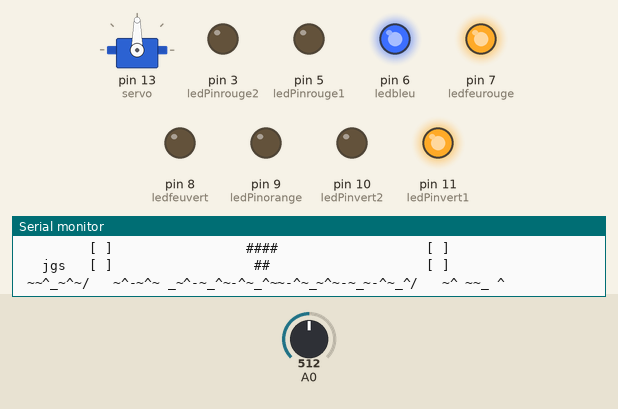
Simulated run of this sketch. Board: Arduino Uno, built with avr-gcc and run on an emulated ATmega328P. Shown: servo, output pins drawn as LEDs (lit = HIGH), the last lines printed to the serial monitor. Dashed ring = blinking. Inputs (shaded band) come from the test bench; at power-on: A0 = 512.

Above: at 1.2 s.
1.3 s: A0 set to 1023
At 3.0 s:
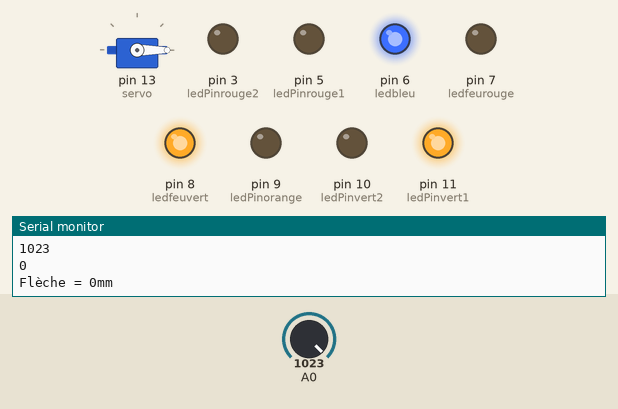
3.3 s: A0 set to 1009
At 5.2 s:
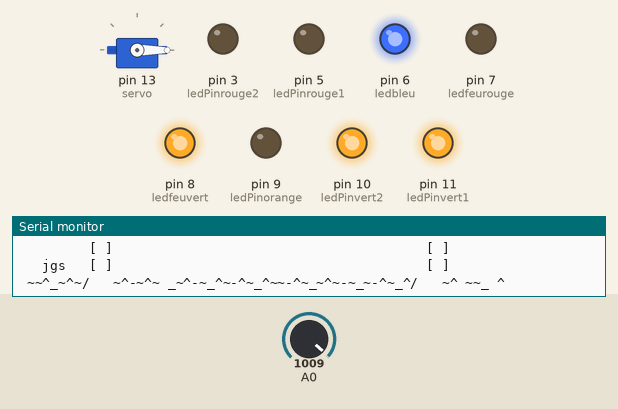
5.7 s: A0 set to 900
At 8.3 s:
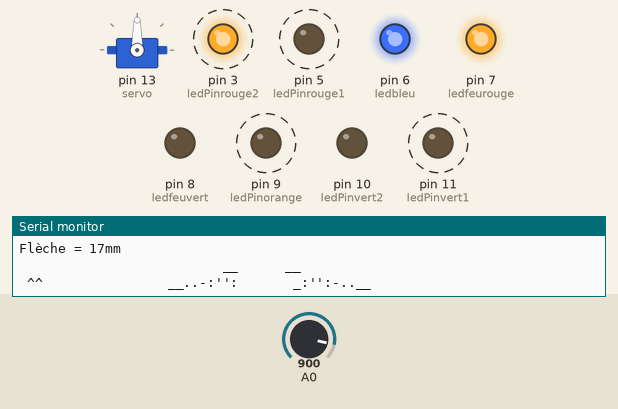
Timing chart, 0 to 15.3 s (numbered marks = the images above; inputs shaded):
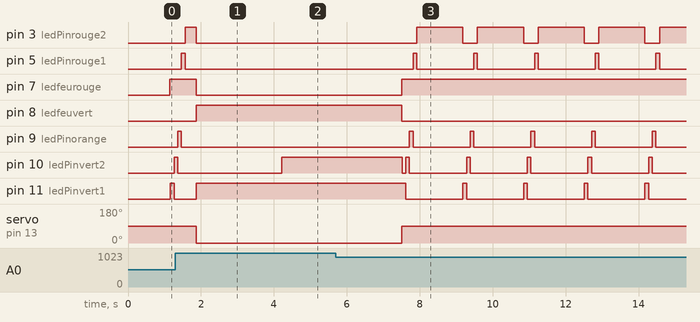

Measured:
- the behaviour switches between 1010 and 1009 on A0 (found by bisection; images 1 and 2)
- after the input at 1.3 s, pin 7 (ledfeurouge): HIGH → LOW after 0.57 s; pin 8 (ledfeuvert): LOW → HIGH after 0.57 s; pin 10 (ledPinvert2): goes on until 1.4 s, then stays LOW; servo on pin 13 (servo): 90° → 0° after 0.57 s
- after the input at 3.3 s, pin 10 (ledPinvert2): LOW → HIGH after 0.91 s
- after the input at 5.7 s, pin 3 (ledPinrouge2): alternates HIGH for 1.3 s and LOW for 0.40 s, starting after 2.2 s; pin 5 (ledPinrouge1): alternates HIGH for 0.10 s and LOW for 1.6 s, starting after 2.1 s

The sketch:

Programme_Ard1_Fleche_Feu_Servo.ino
```cpp
#include <Servo.h>
#include "Servo.h"
//#include <Wire.h>  // inclure la bibliothèque permettant la communication par le protocole I2C
//#include "rgb_lcd.h" // inclure la bibliothèque pour l'écran LCD

// Informations LEDS
int ledPinrouge1 = 5;
int ledPinrouge2 = 3;
int ledPinorange = 9;
int ledPinvert1 = 11;
int ledPinvert2 = 10;
int ledfeuvert = 8;
int ledfeurouge = 7;
int ledbleu = 6;

Servo servo; // création de l'objet "servo"
//rgb_lcd lcd; // création d'un objet lcd

// Informations sur Potentiometre
int Pot = A0;
int readval;
int writevalue;
int fleche;


void setup() {
  // put your setup code here, to run once:

  //déf de la fréquence du SM
  Serial.begin(9600);

  //lcd.begin(16, 2);// configurer le nombre de colonnes et de lignes de l'écran LCD :

  //def S/ des led
  pinMode(ledPinrouge1, OUTPUT);
  pinMode(ledPinrouge2, OUTPUT);
  pinMode(ledPinorange, OUTPUT);
  pinMode(ledPinvert1, OUTPUT);
  pinMode(ledPinvert2, OUTPUT);
  pinMode(ledfeuvert, OUTPUT);
  pinMode(ledfeurouge, OUTPUT);
  pinMode(ledbleu, OUTPUT);

  digitalWrite(ledbleu, HIGH);
  servo.attach(13); // attache le servo au pin spécifié
}

void loop() {
  // put your main code here, to run repeatedly:


  //lecture de la valeur R du Potentiomètre 0 to 1023 valeurs
readval = analogRead(A0);
  Serial.println(readval);

  readval = 1023 - analogRead(A0);
  Serial.println(readval);

  //Conversion de la valeur du potentiomètre en mm avec la fonction de regréssion
  fleche = readval*0.1419+0.0618;
  Serial.print("Flèche = ");
  Serial.print(fleche);
  Serial.println("mm");
  delay(200);
 //De 0 à 25, ledPinvert1
  if (readval < 14){
    digitalWrite(ledPinvert1, HIGH);
    digitalWrite(ledPinvert2, LOW);
    digitalWrite(ledPinorange, LOW);
    digitalWrite(ledPinrouge1, LOW);
    digitalWrite(ledPinrouge2, LOW);
    digitalWrite(ledfeuvert, HIGH);
    digitalWrite(ledfeurouge, LOW);
    servo.write(0); // demande au servo de se déplacer à cette position
    Serial.println( "                            ___....___                            ");
  Serial.println( " ^^                __..-:'':__:..:__:'':-..__                       ");
  Serial.println( "               _.-:__:.-:'':  :  :  :'':-.:__:-._                   ");
  Serial.println( "             .':.-:  :  :  :  :  :  :  :  :  :._:'.                 ");
  Serial.println( "          _ :.':  :  :  :  :  :  :  :  :  :  :  :'.: _              ");
  Serial.println( "         [ ]:  :  :  :  :  :  :  :  :  :  :  :  :  :[ ]             ");
  Serial.println( "         [ ]:  :  :  :  :  :  :  :  :  :  :  :  :  :[ ]             ");
  Serial.println( ":::::::::[ ]:__:__:__:__:__:__:__:__:__:__:__:__:__:[ ]:::::::::::  ");
  Serial.println( "!!!!!!!!![ ]!!!!!!!!!!!!!!!!!!!!!!!!!!!!!!!!!!!!!!!![ ]!!!!!!!!!!!  ");
  Serial.println( "^^^^^^^^^[ ]^^^^^^^^^^^^^^^^^^^^^^^^^^^^^^^^^^^^^^^^[ ]^^^^^^^^^^^  ");
  Serial.println( "         [ ]                                        [ ]             ");
  Serial.println( "         [ ]                                        [ ]             ");
  Serial.println( "   jgs   [ ]                                        [ ]             ");
  Serial.println( " ~~^_~^~/   \~^-~^~ _~^-~_^~-^~_^~~-^~_~^~-~_~-^~_^/   \~^ ~~_ ^    ");

  }

   //De 25 à 50, ledPinvert1, ledPinvert2
  else if (readval >= 14 && readval < 28){
    digitalWrite(ledPinvert1, HIGH);
    digitalWrite(ledPinvert2, HIGH);
    digitalWrite(ledPinorange, LOW);
    digitalWrite(ledPinrouge1, LOW);
    digitalWrite(ledPinrouge2, LOW);
    digitalWrite(ledfeuvert, HIGH);
    digitalWrite(ledfeurouge, LOW);
    servo.write(0); // demande au servo de se déplacer à cette position
    Serial.println( "                          ___....___                            ");
    Serial.println( " ^^                __..-:'':__:..:__:'':-..__                       ");
    Serial.println( "               _.-:__:.-:'':  :  :  :'':-.:__:-._                   ");
    Serial.println( "             .':.-:  :  :  :  :  :  :  :  :  :._:'.                 ");
    Serial.println( "          _ :.':  :  :  :  :  :  :  :  :  :  :  :'.: _              ");
    Serial.println( "         [ ]:  :  :  :  :  :  :  :  :  :  :  :  :  :[ ]             ");
    Serial.println( "         [ ]:  :  :  :  :  :  :  :  :  :  :  :  :  :[ ]             ");
    Serial.println( ":::::::::[ ]:__:__:__:__:__:__:__:__:__:__:__:__:__:[ ]:::::::::::  ");
    Serial.println( "!!!!!!!!![ ]!!!!!!!!!!!!!!!!!!!!!!!!!!!!!!!!!!!!!!!![ ]!!!!!!!!!!!  ");
    Serial.println( "^^^^^^^^^[ ]^^^^^^^^^^^^^^^^^^^^^^^^^^^^^^^^^^^^^^^^[ ]^^^^^^^^^^^  ");
    Serial.println( "         [ ]                                        [ ]             ");
    Serial.println( "         [ ]                                        [ ]             ");
    Serial.println( "   jgs   [ ]                                        [ ]             ");
    Serial.println( " ~~^_~^~/   \~^-~^~ _~^-~_^~-^~_^~~-^~_~^~-~_~-^~_^/   \~^ ~~_ ^    ");
  }

     //De 50 à 75, ledPinvert1, ledPinvert2, ledPinorange
  else if (readval >= 28 && readval < 42){
    digitalWrite(ledPinvert1, HIGH);
    digitalWrite(ledPinvert2, HIGH);
    digitalWrite(ledPinorange, HIGH);
    digitalWrite(ledPinrouge1, LOW);
    digitalWrite(ledPinrouge2, LOW);
    digitalWrite(ledfeuvert, HIGH);
    digitalWrite(ledfeurouge, LOW);
    servo.write(0); // demande au servo de se déplacer à cette position
    Serial.println( "                            ___....___                            ");
    Serial.println( " ^^                __..-:'':__:..:__:'':-..__                       ");
    Serial.println( "               _.-:__:.-:'':  :  :  :'':-.:__:-._                   ");
    Serial.println( "             .':.-:  :  :  :  :  :  :  :  :  :._:'.                 ");
    Serial.println( "          _ :.':  :  :  :  :  :  :  :  :  :  :  :'.: _              ");
    Serial.println( "         [ ]:  :  :  :  :  :  :  :  :  :  :  :  :  :[ ]             ");
    Serial.println( "         [ ]:  :  :  :  :  :  :  :  :  :  :  :  :  :[ ]             ");
    Serial.println( ":::::::::[ ]:__:__:__:__:__:__:__:__:__:__:__:__:__:[ ]:::::::::::  ");
    Serial.println( "!!!!!!!!![ ]!!!!!!!!!!!!!!!!!!!!!!!!!!!!!!!!!!!!!!!![ ]!!!!!!!!!!!  ");
    Serial.println( "^^^^^^^^^[ ]^^^^^^^^^^^^^^^^^^^^^^^^^^^^^^^^^^^^^^^^[ ]^^^^^^^^^^^  ");
    Serial.println( "         [ ]                                        [ ]             ");
    Serial.println( "         [ ]                                        [ ]             ");
    Serial.println( "   jgs   [ ]                                        [ ]             ");
    Serial.println( " ~~^_~^~/   \~^-~^~ _~^-~_^~-^~_^~~-^~_~^~-~_~-^~_^/   \~^ ~~_ ^    ");
  }

     //De 75 à 100, ledPinvert1, ledPinvert2, ledPinorange, ledPinrouge1
  else if (readval >= 42 && readval < 56){
    digitalWrite(ledPinvert1, HIGH);
    digitalWrite(ledPinvert2, HIGH);
    digitalWrite(ledPinorange, HIGH);
    digitalWrite(ledPinrouge1, HIGH);
    digitalWrite(ledPinrouge2, LOW);
    digitalWrite(ledfeuvert, LOW);
    digitalWrite(ledfeurouge, HIGH);
    servo.write(90); // demande au servo de se déplacer à cette position
    Serial.println( "                            ___....___                            ");
    Serial.println( " ^^                __..-:'':__:..:__:'':-..__                       ");
    Serial.println( "               _.-:__:.-:'':  :  :  :'':-.:__:-._                   ");
    Serial.println( "             .':.-:  :  :  :  :  :  :  :  :  :._:'.                 ");
    Serial.println( "          _ :.':  :  :  :  :  :  :  :  :  :  :  :'.: _              ");
    Serial.println( "         [ ]:  :  :  :  :  :  :  :  :  :  :  :  :  :[ ]             ");
    Serial.println( "         [ ]:  :  :  :  :  :  :  :  :  :  :  :  :  :[ ]             ");
    Serial.println( ":::::::::[ ]:__:__:__:__:__:__:__:__:__:__:__:__:__:[ ]:::::::::::  ");
    Serial.println( "!!!!!!!!![ ]!!!!!!!!!!!!!!!!!!!!!!!!!!!!!!!!!!!!!!!![ ]!!!!!!!!!!!  ");
    Serial.println( "^^^^^^^^^[ ]^^^^^^^^^^^^^^^^^^^^^^^^^^^^^^^^^^^^^^^^[ ]^^^^^^^^^^^  ");
    Serial.println( "         [ ]                                        [ ]             ");
    Serial.println( "         [ ]                                        [ ]             ");
    Serial.println( "   jgs   [ ]                                        [ ]             ");
    Serial.println( " ~~^_~^~/   \~^-~^~ _~^-~_^~-^~_^~~-^~_~^~-~_~-^~_^/   \~^ ~~_ ^    ");
  }

       //De 100 à 125, ledPinvert1, ledPinvert2, ledPinorange, ledPinrouge1, ledPinrouge2
  else if (readval >= 56 && readval < 60){
    digitalWrite(ledPinvert1, HIGH);
    digitalWrite(ledPinvert2, HIGH);
    digitalWrite(ledPinorange, HIGH);
    digitalWrite(ledPinrouge1, HIGH);
    digitalWrite(ledPinrouge2, HIGH);
    servo.write(90); // demande au servo de se déplacer à cette position
    digitalWrite(ledfeuvert, LOW);
    digitalWrite(ledfeurouge, HIGH);
    Serial.println( "                            ___....___                            ");
    Serial.println( " ^^                __..-:'':__:..:__:'':-..__                       ");
    Serial.println( "               _.-:__:.-:'':  :  :  :'':-.:__:-._                   ");
    Serial.println( "             .':.-:  :  :  :  :  :  :  :  :  :._:'.                 ");
    Serial.println( "          _ :.':  :  :  :  :  :  :  :  :  :  :  :'.: _              ");
    Serial.println( "         [ ]:  :  :  :  :  :  :  :  :  :  :  :  :  :[ ]             ");
    Serial.println( "         [ ]:  :  :  :  :  :  :  :  :  :  :  :  :  :[ ]             ");
    Serial.println( ":::::::::[ ]:__:__:__:__:__:__:__:__:__:__:__:__:__:[ ]:::::::::::  ");
    Serial.println( "!!!!!!!!![ ]!!!!!!!!!!!!!!!!!!!!!!!!!!!!!!!!!!!!!!!![ ]!!!!!!!!!!!  ");
    Serial.println( "^^^^^^^^^[ ]^^^^^^^^^^^^^^^^^^^^^^^^^^^^^^^^^^^^^^^^[ ]^^^^^^^^^^^  ");
    Serial.println( "         [ ]                                        [ ]             ");
    Serial.println( "         [ ]                                        [ ]             ");
    Serial.println( "   jgs   [ ]                                        [ ]             ");
    Serial.println( " ~~^_~^~/   \~^-~^~ _~^-~_^~-^~_^~~-^~_~^~-~_~-^~_^/   \~^ ~~_ ^    ");
  }

      //> 125, ledPinvert1, ledPinvert2, ledPinorange, ledPinrouge1, ledPinrouge2 en chaine
  else if (readval >60){
    Serial.println( "                          __      __                            ");
    Serial.println( " ^^                __..-:'':       _:'':-..__                       ");
    Serial.println( "               _.-:__:.-:'          :'':-.:__:-._                   ");
    Serial.println( "             .':.-:  :  :           :  :  :  :._:'.                 ");
    Serial.println( "          _ :.':  :  :  :           :  :  :  :  :'.: _              ");
    Serial.println( "         [ ]:  :  :  :  :           :  :  :  :  :  :[ ]             ");
    Serial.println( "         [ ]:  :  :  :  :           :  :  :  :  :  :[ ]             ");
    Serial.println( ":::::::::[ ]:__:__:__:__:           :__:__:__:__:__:[ ]:::::::::::  ");
    Serial.println( "!!!!!!!!![ ]!!!!!!!!!!!!!!         !!!!!!!!!!!!!!!!![ ]!!!!!!!!!!!  ");
    Serial.println( "^^^^^^^^^[ ]^^^^^^^^^^^^^^^       ^^^^^^^^^^^^^^^^^^[ ]^^^^^^^^^^^  ");
    Serial.println( "         [ ]                ##  ##                  [ ]             ");
    Serial.println( "         [ ]                 ####                   [ ]             ");
    Serial.println( "   jgs   [ ]                  ##                    [ ]             ");
    Serial.println( " ~~^_~^~/   \~^-~^~ _~^-~_^~-^~_^~~-^~_~^~-~_~-^~_^/   \~^ ~~_ ^    ");
    servo.write(90); // demande au servo de se déplacer à cette position!
    digitalWrite(ledfeuvert, LOW);
    digitalWrite(ledfeurouge, HIGH);
    Serial.println("FLECHE CRITIQUE");
    digitalWrite(ledPinvert1, HIGH);
    digitalWrite(ledPinvert2, LOW);
    digitalWrite(ledPinorange, LOW);
    digitalWrite(ledPinrouge1, LOW);
    digitalWrite(ledPinrouge2, LOW);
    delay(100);
    digitalWrite(ledPinvert1, LOW);
    digitalWrite(ledPinvert2, HIGH);
    digitalWrite(ledPinorange, LOW);
    digitalWrite(ledPinrouge1, LOW);
    digitalWrite(ledPinrouge2, LOW);
    delay(100);
    digitalWrite(ledPinvert1, LOW);
    digitalWrite(ledPinvert2, LOW);
    digitalWrite(ledPinorange, HIGH);
    digitalWrite(ledPinrouge1, LOW);
    digitalWrite(ledPinrouge2, LOW);
    delay(100);
    digitalWrite(ledPinvert1, LOW);
    digitalWrite(ledPinvert2, LOW);
    digitalWrite(ledPinorange, LOW);
    digitalWrite(ledPinrouge1, HIGH);
    digitalWrite(ledPinrouge2, LOW);
    delay(100);
    digitalWrite(ledPinvert1, LOW);
    digitalWrite(ledPinvert2, LOW);
    digitalWrite(ledPinorange, LOW);
    digitalWrite(ledPinrouge1, LOW);
    digitalWrite(ledPinrouge2, HIGH);
    delay(100);


  }


}
```
